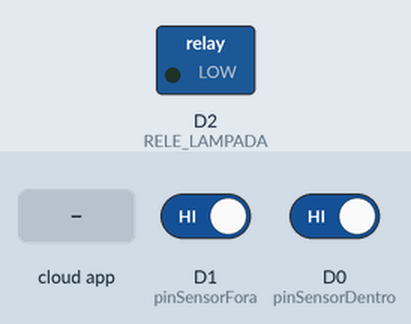
This sketch was run on a simulated ESP8266 (NodeMCU). Parts: switched loads named in the sketch (green lamp = pin HIGH). The test bench sets the inputs (shaded band); at power-on: D1 (pinSensorFora) HIGH, D0 (pinSensorDentro) HIGH. What the sketch prints to the serial monitor is not drawn.

Above: at 2.7 s.
2.8 s: the phone or cloud app sets LAMPADA to 0
At 3.8 s:
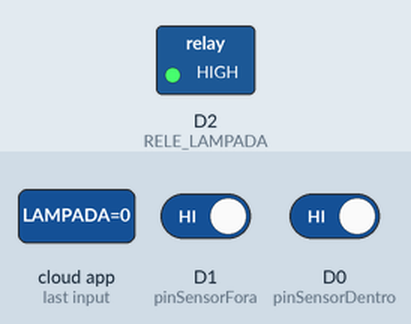
4.3 s: the phone or cloud app sets LAMPADA to 1
At 5.1 s:
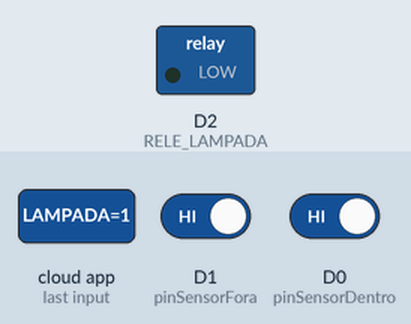
Timing chart, 0 to 7.3 s (numbered marks = the images above; inputs shaded):
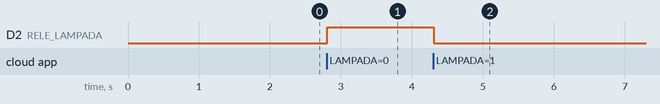

Measured:
- after the input at 2.8 s, D2 (RELE_LAMPADA): LOW → HIGH at once
- after the input at 4.3 s, D2 (RELE_LAMPADA): HIGH → LOW at once

The sketch:

2sensores_variaveis_RELE.ino
```cpp
//////////////////////////////////////////////////
////                 AUTLIGHT                 ////
//////////////////////////////////////////////////

#include "config.h"

#define pinSensorFora   D1
#define pinSensorDentro D0
#define RELE_LAMPADA    D2

// constantes Contador
#define ESPERA 0
#define ENTRANDO 1
#define SAINDO 2

// variáveis Contador
int pessoas = 0;
int modo = ESPERA;
int modoAnterior;

/* variáveis Lâmpada
int sentido;
int sentidoAnterior;  */

//  instanciando objetos do MQTT-Broker ()
AdafruitIO_Feed *feedCONTAGEM = io.feed("CONTAGEM");
    //AdafruitIO_Feed *feedSENTIDO  = io.feed("SENTIDO");
AdafruitIO_Feed *feedLAMPADA  = io.feed("LAMPADA");

void setup(){
  pinMode(pinSensorFora, INPUT);
  pinMode(pinSensorDentro, INPUT);
  pinMode(RELE_LAMPADA, OUTPUT);

  Serial.begin(9600);
  while(!Serial);

  conectaBroker();
}

void loop(){

  // processa as mensagens e mantem a conexão ativa
  byte state = io.run();

  // verifica se está conectado
  if(state == AIO_NET_DISCONNECTED | state == AIO_DISCONNECTED){
    conectaBroker(); //função para conectar ao broker
  }

  //chama a função contadorPessoas
  contadorPessoas();
}

void conectaBroker(){

  //conectando à nuvem adafruit io
  Serial.print("Conectando ao Adafruit IO");
  io.connect();
  while (io.status() < AIO_CONNECTED) {
    Serial.print(".");
    delay(500);
  }
  Serial.println(io.statusText()); // mostrar que foi conectado
  Serial.println("Setup concluído");

  // instancia um handler para recepção da mensagem do feed L1
  feedLAMPADA->onMessage(handleLAMPADA);

  //obtendo valor atual:
  feedCONTAGEM->get();
  feedLAMPADA->get();
    //feedSENTIDO->get();

}

void handleLAMPADA(AdafruitIO_Data *data) {
  // Mensagem
  Serial.print("Recebido  <- ");
  Serial.print(data->feedName());
  Serial.print(" : ");
  Serial.println(data->value());

  //Aciona saída conforme dado recebido
  if(data->isTrue())
    digitalWrite(RELE_LAMPADA, LOW);   //LIGA A LÂMPADA
  else
    digitalWrite(RELE_LAMPADA, HIGH);  //DESLIGA A LÂMPADA
}

void contadorPessoas(){
  modoAnterior = modo;

  bool estadoSensorFora   = !digitalRead( pinSensorFora );
  bool estadoSensorDentro = !digitalRead(pinSensorDentro);

  if(modo == ESPERA){
    if(estadoSensorFora==1) {
      modo = ENTRANDO;
    }
  }
   if(modo == ESPERA){
    if(estadoSensorDentro==1) {
      modo = SAINDO;
     }
    }

  if(modo == ENTRANDO){
    if(estadoSensorDentro==0 && estadoSensorFora==0) {
        pessoas++;
       // sentidoAnterior = sentido;
       // sentido=1;
        modo = ESPERA;
        delay(150);
    }
  }

  if(modo == SAINDO){
    if(estadoSensorDentro==0 && estadoSensorFora==0) {
      if (pessoas > 0)
          pessoas--;
         // sentidoAnterior = sentido;
         // sentido=0;
          modo = ESPERA;
          delay(150);
    }
  }

  /*if(sentido != sentidoAnterior) //salvando SENTIDO
    feedSENTIDO->save(sentido); */

  if(modo != modoAnterior){      //salvando CONTAGEM
    Serial.println(pessoas);

    //publica (->) a variável pessoas no tópico (feed) "CONTAGEM"
    feedCONTAGEM->save(pessoas);
    delay(150);
  }

}
```

config.h
```cpp
// Dados MQTT
#define   IO_USERNAME   "YOUR_USERNAME"
#define   IO_KEY        "YOUR_KEY"

// Dados Wi-Fi
#define   WIFI_SSID   "YOUR_WIFI"
#define   WIFI_PASS   "YOUR_WIFI_PASSWORD"

// Dados para comunicacao
#include "AdafruitIO_WiFi.h"
AdafruitIO_WiFi io(IO_USERNAME, IO_KEY, WIFI_SSID, WIFI_PASS);
```
